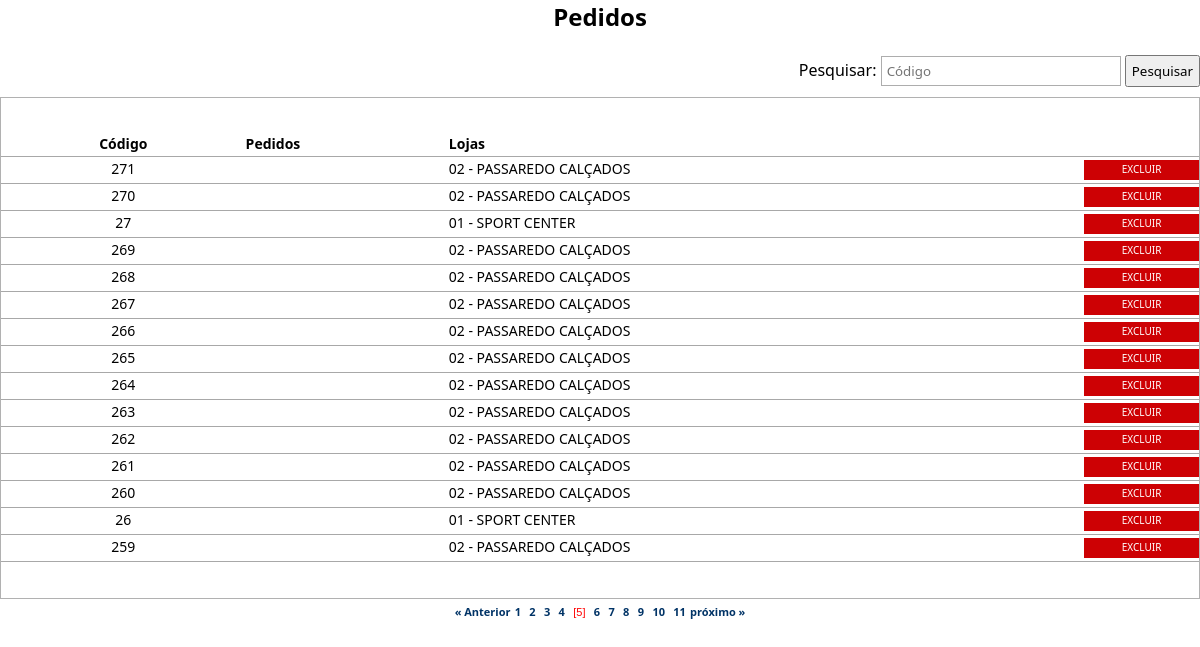
Page /visualiza_pedido.php?pg=4 on the committed database.
### tables this page shows
CREATE TABLE `pedidos` (
  `id_pedidos` int(11) NOT NULL AUTO_INCREMENT,
  `num_pedido` varchar(10) DEFAULT NULL,
  `nome_loja` varchar(100) DEFAULT NULL,
  `nome_fornecedor` varchar(100) DEFAULT NULL,
  `valor_pedido` float DEFAULT NULL,
  `qtd_pedido` varchar(10) NOT NULL,
  `data_entrega` date DEFAULT NULL,
  `cod_pag_pedido` varchar(15) DEFAULT NULL,
  `cod_cond_pag` varchar(5) NOT NULL,
  `prazo` varchar(2) NOT NULL,
  `valor_dividido` float NOT NULL,
  `descricao` varchar(50) NOT NULL,
  PRIMARY KEY (`id_pedidos`)
);

### processos/database.php (called while the page is built, shortened)
<?php
function DBRead ($table, $params = null, $fields = '*') {
	$params = ($params) ? " {$params}" : null;
		$query = "SELECT {$fields} FROM {$table}{$params}";
		$result = DBExecute($query);
		if (!mysqli_num_rows($result))
			return false;
		else {
			while ($res = mysqli_fetch_assoc($result)) {
				$data[] = $res;
			}
			return $data;
		}
}
function DBExecute($query){
	$link = DBConnect();
	$result = @mysqli_query($link, $query) or die (mysqli_error($link));
	return $result;
}
?>

### visualiza_pedido.php (the view, shortened to what this page needs)
<!doctype html>
<html>
<head>
<link href="css/style.css" rel="stylesheet" type="text/css">
<link href="css/style.css" rel="stylesheet" type="text/css">
<link rel="stylesheet" href="css/menu.css">
</head>
<body>
<center><h2> Pedidos </h2></center>
<br />
<table width="100%" border="0" cellpadding="0" cellspacing="0" style="margin-bottom: 10px;">
	<tr>
		<td align="right">
        <?php
		require 'processos/database.php';
		?>
          <form  action="<?php echo htmlspecialchars($_SERVER["PHP_SELF"]);?>" method="post">
			Pesquisar: <input type="text" name="pesquisar" placeholder="Código" class="cod" style="margin-right:0;">
			<input type="submit" value="Pesquisar" style="height: 32px; padding: 0 5px 0 5px;">
		  </form>
		</td>
	</tr>
 </table>
 <?php
 	if (empty($_POST['pesquisar'])) {
 ?>
<table width="100%" border="0" cellpadding="0" cellspacing="0" class="table">
	<tr class="linha">
		<td class="linha" width="20%" align="center"><b>Código</b></td>
		<td class="linha"><b>Pedidos</b></td>
        <td class="linha"><b>Lojas</b></td>
        <td width="10%" align="center" class="linha"></td>
	</tr>
<?php
  $numreg = 15;
  $inicial = $_GET['pg'] * $numreg;
	$pedidos = DBRead ("pedidos", "ORDER BY num_pedido DESC LIMIT $inicial, $numreg", "id_pedidos, num_pedido, nome_loja, descricao");
		foreach ($pedidos as $pd){
		?>
	<tr onmouseover="ChangeColor(this, true);" onmouseout="ChangeColor(this, false);" onclick="DoNav('altera_pedido.php?id=<?php echo $pd['id_pedidos'];?>');">
		<td class="linha" align="center" valign="middle"><?php echo $pd['num_pedido'];?></td>
		<td class="linha espaco" valign="middle"><?php echo $pd['descricao']; ?></td>
        <td class="linha espaco"><?php echo $pd['nome_loja']; ?></td>
	    <td class="linha espaco" valign="middle">
        	<span class="excluir">
            	<a href="javascript:aviso('<?=$pd['num_pedido'];?>');">Excluir</a>
        	</span>
    	</td>
  </tr>
<?php
	}
?>
</table>
<center>
<?php
  require "paginacao.php";
	}
?>
</center>
</body>
</html>

### css/style.css (style rules this page uses)
html { height: 89%; padding: 0; margin: 0; }
body { height: 99%; padding: 0; margin: 0; }
* { padding: 0; margin: 0; font-family: Segoe, "Segoe UI", "DejaVu Sans", "Trebuchet MS", Verdana, sans-serif; }
.table { width: 100%; border: 1px solid #B1B1B1; padding: 3% 0 3% 0; }
.table td { font-size: 14px; padding: 0 0 3px 5px; }
.cod { width: 20%; height: 30px; border: 1px solid #ADADAD; padding: 0 5px 0 5px; }
.linha { border-bottom: 1px solid hsla(0,0%,66%,1.00); padding: 5px 3px 3px 3px; }
.espaco { padding-left: 70px; }
a { color: #000000; text-decoration: none; font-size: 14px; }
.excluir a { width: auto; display: block; text-decoration: none; color: #FFFFFF; font-size: 10px; margin-top: 3px; padding: 2px 10px 4px 10px; background-color: #CD0104; transition: all 0.5s linear; -o-transition: all 0.5s linear; -webkit-transition: all 0.5s linear; -moz-transition: all 0.5s linear; text-transform: uppercase; border:none; outline: none; cursor: pointer; -webkit-appearance:none; text-align: center; }

### rows in the picture
pedidos: num_pedido "271", nome_loja "02 - PASSAREDO CALÇADOS"
pedidos: num_pedido "270", nome_loja "02 - PASSAREDO CALÇADOS"
pedidos: num_pedido "27", nome_loja "01 - SPORT CENTER"
pedidos: num_pedido "269", nome_loja "02 - PASSAREDO CALÇADOS"
pedidos: num_pedido "268", nome_loja "02 - PASSAREDO CALÇADOS"
pedidos: num_pedido "267", nome_loja "02 - PASSAREDO CALÇADOS"
pedidos: num_pedido "266", nome_loja "02 - PASSAREDO CALÇADOS"
pedidos: num_pedido "265", nome_loja "02 - PASSAREDO CALÇADOS"
pedidos: num_pedido "264", nome_loja "02 - PASSAREDO CALÇADOS"
pedidos: num_pedido "263", nome_loja "02 - PASSAREDO CALÇADOS"
pedidos: num_pedido "262", nome_loja "02 - PASSAREDO CALÇADOS"
pedidos: num_pedido "261", nome_loja "02 - PASSAREDO CALÇADOS"
pedidos: num_pedido "260", nome_loja "02 - PASSAREDO CALÇADOS"
pedidos: num_pedido "26", nome_loja "01 - SPORT CENTER"
pedidos: num_pedido "259", nome_loja "02 - PASSAREDO CALÇADOS"
